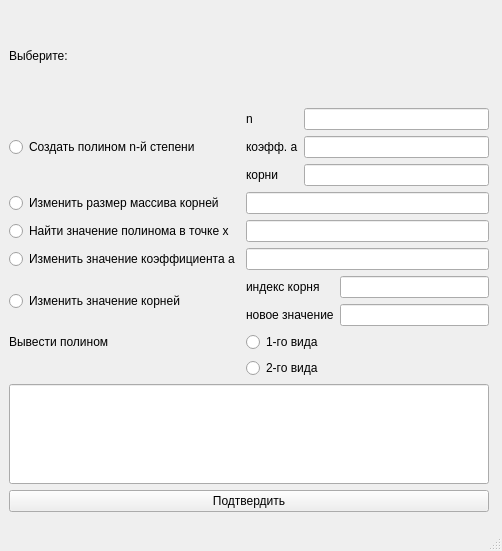
<?xml version="1.0" encoding="UTF-8"?>
<ui version="4.0">
 <class>MainWindow</class>
 <widget class="QMainWindow" name="MainWindow">
  <property name="geometry">
   <rect>
    <x>0</x>
    <y>0</y>
    <width>502</width>
    <height>551</height>
   </rect>
  </property>
  <property name="windowTitle">
   <string>MainWindow</string>
  </property>
  <widget class="QWidget" name="centralwidget">
   <widget class="QWidget" name="layoutWidget">
    <property name="geometry">
     <rect>
      <x>9</x>
      <y>9</y>
      <width>480</width>
      <height>503</height>
     </rect>
    </property>
    <layout class="QVBoxLayout" name="verticalLayout_5">
     <item>
      <layout class="QGridLayout" name="gridLayout">
       <item row="2" column="0">
        <widget class="QRadioButton" name="resize_cof">
         <property name="text">
          <string>Изменить размер массива корней</string>
         </property>
        </widget>
       </item>
       <item row="6" column="0">
        <widget class="QLabel" name="label_2">
         <property name="text">
          <string>Вывести полином</string>
         </property>
        </widget>
       </item>
       <item row="5" column="0">
        <widget class="QRadioButton" name="change_roots">
         <property name="text">
          <string>Изменить значение корней </string>
         </property>
        </widget>
       </item>
       <item row="7" column="1">
        <widget class="QRadioButton" name="polynom_2">
         <property name="text">
          <string>2-го вида</string>
         </property>
        </widget>
       </item>
       <item row="0" column="0">
        <widget class="QLabel" name="label">
         <property name="text">
          <string>Выберите:</string>
         </property>
        </widget>
       </item>
       <item row="3" column="0">
        <widget class="QRadioButton" name="polynom_x">
         <property name="text">
          <string>Найти значение полинома в точке х</string>
         </property>
        </widget>
       </item>
       <item row="6" column="1">
        <widget class="QRadioButton" name="polynom_1">
         <property name="text">
          <string>1-го вида</string>
         </property>
        </widget>
       </item>
       <item row="5" column="1">
        <layout class="QHBoxLayout" name="horizontalLayout_2">
         <item>
          <layout class="QVBoxLayout" name="verticalLayout_4">
           <item>
            <widget class="QLabel" name="label_6">
             <property name="text">
              <string>индекс корня</string>
             </property>
            </widget>
           </item>
           <item>
            <widget class="QLabel" name="label_7">
             <property name="text">
              <string>новое значение</string>
             </property>
            </widget>
           </item>
          </layout>
         </item>
         <item>
          <layout class="QVBoxLayout" name="verticalLayout_3">
           <item>
            <widget class="QLineEdit" name="line_index_root"/>
           </item>
           <item>
            <widget class="QLineEdit" name="line_value"/>
           </item>
          </layout>
         </item>
        </layout>
       </item>
       <item row="1" column="1">
        <layout class="QHBoxLayout" name="horizontalLayout">
         <item>
          <layout class="QVBoxLayout" name="verticalLayout_2">
           <item>
            <widget class="QLabel" name="label_3">
             <property name="text">
              <string>n</string>
             </property>
            </widget>
           </item>
           <item>
            <widget class="QLabel" name="label_4">
             <property name="text">
              <string>коэфф. a</string>
             </property>
            </widget>
           </item>
           <item>
            <widget class="QLabel" name="label_5">
             <property name="text">
              <string>корни</string>
             </property>
            </widget>
           </item>
          </layout>
         </item>
         <item>
          <layout class="QVBoxLayout" name="verticalLayout">
           <item>
            <widget class="QLineEdit" name="line_counter"/>
           </item>
           <item>
            <widget class="QLineEdit" name="line_cof_a"/>
           </item>
           <item>
            <widget class="QLineEdit" name="line_root"/>
           </item>
          </layout>
         </item>
        </layout>
       </item>
       <item row="4" column="0">
        <widget class="QRadioButton" name="change_cof_a">
         <property name="text">
          <string>Изменить значение коэффициента а</string>
         </property>
        </widget>
       </item>
       <item row="1" column="0">
        <widget class="QRadioButton" name="polynom_n">
         <property name="text">
          <string>Создать полином n-й степени</string>
         </property>
        </widget>
       </item>
       <item row="2" column="1">
        <widget class="QLineEdit" name="line_size"/>
       </item>
       <item row="3" column="1">
        <widget class="QLineEdit" name="line_x"/>
       </item>
       <item row="4" column="1">
        <widget class="QLineEdit" name="line_cof_a_2"/>
       </item>
      </layout>
     </item>
     <item>
      <widget class="QLineEdit" name="lineEdit">
       <property name="enabled">
        <bool>true</bool>
       </property>
       <property name="minimumSize">
        <size>
         <width>20</width>
         <height>100</height>
        </size>
       </property>
      </widget>
     </item>
     <item>
      <widget class="QPushButton" name="pushButton">
       <property name="text">
        <string>Подтвердить</string>
       </property>
      </widget>
     </item>
    </layout>
   </widget>
  </widget>
  <widget class="QMenuBar" name="menubar">
   <property name="geometry">
    <rect>
     <x>0</x>
     <y>0</y>
     <width>502</width>
     <height>22</height>
    </rect>
   </property>
  </widget>
  <widget class="QStatusBar" name="statusbar"/>
 </widget>
 <resources/>
 <connections/>
</ui>
